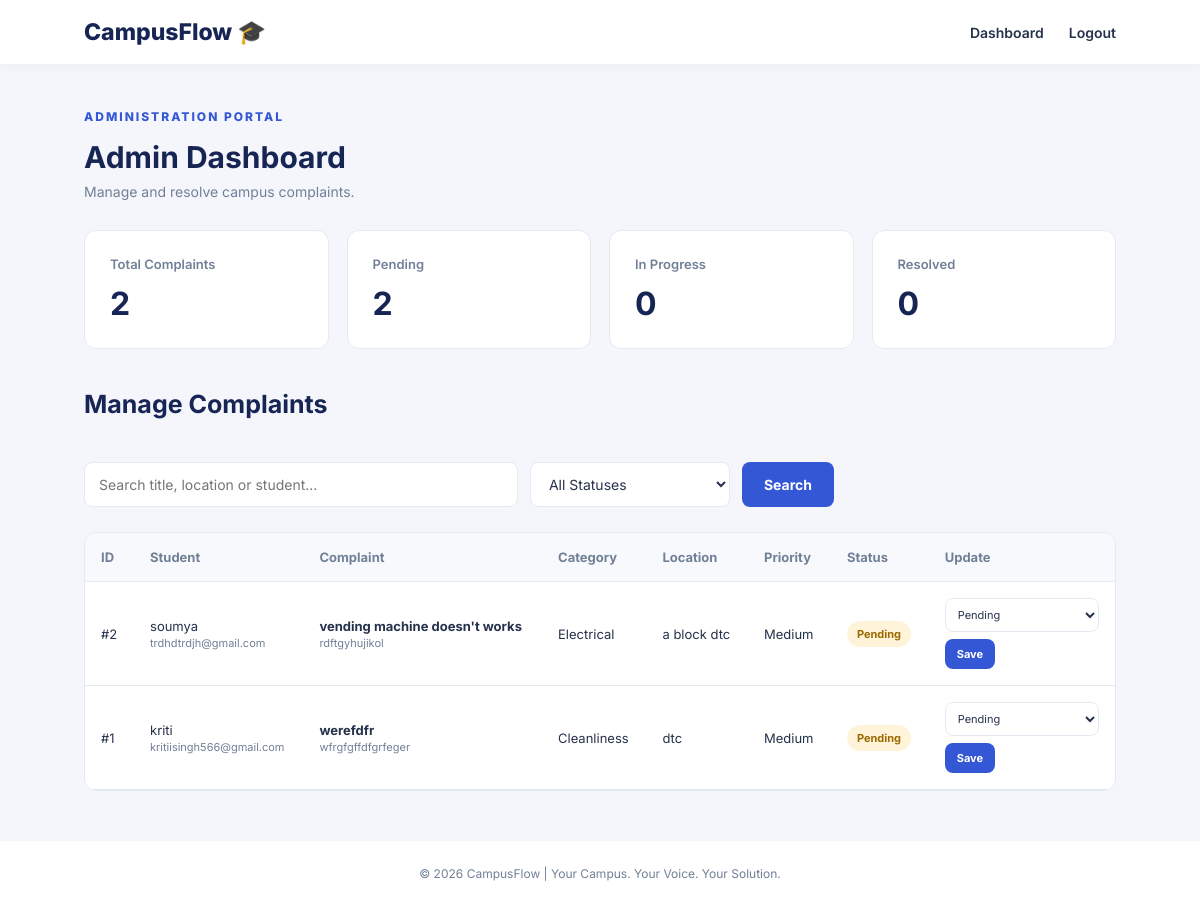
The page /admin (signed in) on the database its author committed.
### tables this page shows
CREATE TABLE complaints (
            id INTEGER PRIMARY KEY AUTOINCREMENT,
            user_id INTEGER NOT NULL,
            title TEXT NOT NULL,
            description TEXT NOT NULL,
            category TEXT NOT NULL,
            location TEXT NOT NULL,
            priority TEXT NOT NULL,
            status TEXT DEFAULT 'Pending',
            created_at TIMESTAMP DEFAULT CURRENT_TIMESTAMP,
            FOREIGN KEY(user_id) REFERENCES users(id)
        );

CREATE TABLE users (
            id INTEGER PRIMARY KEY AUTOINCREMENT,
            name TEXT NOT NULL,
            email TEXT UNIQUE NOT NULL,
            password TEXT NOT NULL,
            role TEXT NOT NULL DEFAULT 'student'
        );

### app.py (the view, shortened to what this page needs)
@app.route("/admin")
@admin_required
def admin_dashboard():
    conn = get_db()
    stats = {
        "total": conn.execute(
            "SELECT COUNT(*) FROM complaints"
        ).fetchone()[0],
        "pending": conn.execute(
            "SELECT COUNT(*) FROM complaints WHERE status='Pending'"
        ).fetchone()[0],
        "progress": conn.execute(
            "SELECT COUNT(*) FROM complaints WHERE status='In Progress'"
        ).fetchone()[0],
        "resolved": conn.execute(
            "SELECT COUNT(*) FROM complaints WHERE status='Resolved'"
        ).fetchone()[0]
    }
    status = request.args.get("status", "")
    search = request.args.get("search", "").strip()
    query = """
        SELECT complaints.*, users.name AS student_name,
        users.email AS student_email
        FROM complaints
        JOIN users ON complaints.user_id = users.id
        WHERE 1=1
    """
    params = []
    if status in ["Pending", "In Progress", "Resolved"]:
        query += " AND complaints.status=?"
        params.append(status)
    query += " ORDER BY complaints.id DESC"
    complaints = conn.execute(query, params).fetchall()
    conn.close()
    return render_template(
        "admin_dashboard.html",
        stats=stats,
        complaints=complaints
    )

### app.py (called while the page is built)
def get_db():
    conn = sqlite3.connect(DB_NAME)
    conn.row_factory = sqlite3.Row
    return conn

def login_required(func):
    @wraps(func)
    def wrapper(*args, **kwargs):
        if "user_id" not in session:
            flash("Please login first.", "error")
            return redirect(url_for("login"))
        return func(*args, **kwargs)
    return wrapper

def admin_required(func):
    @wraps(func)
    @login_required
    def wrapper(*args, **kwargs):
        if session.get("role") != "admin":
            flash("Admin access required.", "error")
            return redirect(url_for("student_dashboard"))
        return func(*args, **kwargs)
    return wrapper

### templates/admin_dashboard.html (shortened to what this page needs)
{% extends "base.html" %}
{% block content %}
<div class="page-heading">
    <div>
        <p class="eyebrow">ADMINISTRATION PORTAL</p>
        <h1>Admin Dashboard</h1>
        <p>Manage and resolve campus complaints.</p>
    </div>
</div>
<div class="stats-grid">
    <div class="stat-card">
        <p>Total Complaints</p>
        <h2>{{ stats.total }}</h2>
    </div>
    <div class="stat-card">
        <p>Pending</p>
        <h2>{{ stats.pending }}</h2>
    </div>
    <div class="stat-card">
        <p>In Progress</p>
        <h2>{{ stats.progress }}</h2>
    </div>
    <div class="stat-card">
        <p>Resolved</p>
        <h2>{{ stats.resolved }}</h2>
    </div>
</div>
<div class="section-heading">
    <h2>Manage Complaints</h2>
</div>
<form method="GET" class="filter-form">
    <input type="text" name="search" placeholder="Search title, location or student..."
           value="{{ request.args.get('search', '') }}">
    <select name="status">
        <option value="">All Statuses</option>
    </select>
    <button type="submit" class="btn">Search</button>
</form>
<div class="table-wrapper">
<table>
    <thead>
        <tr>
            <th>ID</th>
            <th>Student</th>
            <th>Complaint</th>
            <th>Category</th>
            <th>Location</th>
            <th>Priority</th>
            <th>Status</th>
            <th>Update</th>
        </tr>
    </thead>
    <tbody>
        {% for c in complaints %}
        <tr>
            <td>#{{ c.id }}</td>
            <td>
                {{ c.student_name }}<br>
                <small>{{ c.student_email }}</small>
            </td>
            <td>
                <strong>{{ c.title }}</strong><br>
                <small>{{ c.description }}</small>
            </td>
            <td>{{ c.category }}</td>
            <td>{{ c.location }}</td>
            <td>{{ c.priority }}</td>
            <td>
                <span class="status {{ c.status|lower|replace(' ', '-') }}">
                    {{ c.status }}
                </span>
            </td>
            <td>
                <form method="POST"
                      action="{{ url_for('update_status', complaint_id=c.id) }}"
                      class="update-form">
                    <select name="status">
                        <option value="Pending" {% if c.status == 'Pending' %}selected{% endif %}>Pending</option>
                    </select>
                    <button class="btn small-btn" type="submit">Save</button>
                </form>
            </td>
        </tr>
        {% else %}
        <tr>
            <td colspan="8" class="empty">No complaints found.</td>
        </tr>
        {% endfor %}
    </tbody>
</table>
</div>
{% endblock %}

### templates/base.html (shortened to what this page needs)
<!DOCTYPE html>
<html lang="en">
<head>
    <link rel="stylesheet" href="{{ url_for('static', filename='style.css') }}">
</head>
<body>
<nav class="navbar">
    <a href="/" class="brand">CampusFlow 🎓</a>
    <div class="nav-links">
        {% if session.get('user_id') %}
            {% if session.get('role') == 'admin' %}
                <a href="{{ url_for('admin_dashboard') }}">Dashboard</a>
            {% else %}
                <a href="{{ url_for('student_dashboard') }}">Dashboard</a>
                <a href="{{ url_for('submit_complaint') }}">Submit Complaint</a>
                <a href="{{ url_for('my_complaints') }}">My Complaints</a>
            {% endif %}
            <a href="{{ url_for('logout') }}">Logout</a>
        {% else %}
            <a href="{{ url_for('login') }}">Login</a>
            <a href="{{ url_for('register') }}">Register</a>
        {% endif %}
    </div>
</nav>
<main class="container">
    {% block content %}{% endblock %}
</main>
<footer>
    <p>© 2026 CampusFlow | Your Campus. Your Voice. Your Solution.</p>
</footer>
</body>
</html>

### static/style.css (style rules this page uses)
:root { --primary: #3457d5; --dark: #172554; --background: #f4f6fb; --white: #ffffff; --text: #26324b; --muted: #718096; --border: #e5e9f2; }
* { margin: 0; padding: 0; box-sizing: border-box; }
body { font-family: 'Inter', sans-serif; background: var(--background); color: var(--text); min-height: 100vh; }
a { text-decoration: none; color: var(--primary); }
.navbar { background: var(--white); padding: 18px 7%; display: flex; justify-content: space-between; align-items: center; box-shadow: 0 2px 12px rgba(0,0,0,0.04); }
.brand { font-size: 23px; font-weight: 800; color: var(--dark); }
.nav-links { display: flex; gap: 25px; align-items: center; }
.nav-links a { color: var(--text); font-size: 14px; font-weight: 600; }
.container { width: 86%; max-width: 1250px; margin: 45px auto; min-height: 70vh; }
.eyebrow { color: var(--primary); font-size: 12px; font-weight: 800; letter-spacing: 2px; margin-bottom: 15px; }
.btn { background: var(--primary); color: white; border: none; padding: 13px 22px; border-radius: 8px; display: inline-block; cursor: pointer; font-size: 14px; font-weight: 700; font-family: inherit; transition: 0.2s; }
.features h2, .section-heading h2 { color: var(--dark); font-size: 25px; margin-bottom: 25px; }
input, textarea, select { width: 100%; padding: 12px 14px; border: 1px solid var(--border); border-radius: 8px; font-family: inherit; font-size: 14px; background: white; color: var(--text); outline: none; }
.page-heading { display: flex; justify-content: space-between; align-items: center; gap: 20px; margin-bottom: 30px; }
.page-heading h1 { color: var(--dark); font-size: 30px; margin-bottom: 8px; }
.page-heading p:not(.eyebrow) { color: var(--muted); font-size: 14px; }
.stats-grid { display: grid; grid-template-columns: repeat(4, 1fr); gap: 18px; margin-bottom: 40px; }
.stat-card { background: white; padding: 25px; border-radius: 12px; border: 1px solid var(--border); }
.stat-card p { color: var(--muted); font-size: 13px; font-weight: 600; }
.stat-card h2 { color: var(--dark); font-size: 32px; margin-top: 12px; }
.section-heading { display: flex; justify-content: space-between; align-items: center; margin-bottom: 18px; }
.table-wrapper { background: white; border-radius: 12px; overflow-x: auto; border: 1px solid var(--border); margin-bottom: 35px; }
table { width: 100%; border-collapse: collapse; min-width: 650px; text-align: left; }
th, td { padding: 16px; border-bottom: 1px solid var(--border); font-size: 13px; vertical-align: middle; }
th { background: #f8f9fd; color: var(--muted); font-weight: 700; }
td small { color: var(--muted); font-size: 11px; }
.status { display: inline-block; padding: 6px 10px; border-radius: 20px; font-size: 11px; font-weight: 700; white-space: nowrap; }
.pending { background: #fff4d9; color: #9b6900; }
.filter-form { display: flex; gap: 12px; margin-bottom: 25px; max-width: 750px; }
.filter-form input { flex: 1; }
.filter-form select { max-width: 200px; }
.update-form { min-width: 135px; }
.update-form select { padding: 8px; margin-bottom: 7px; font-size: 11px; }
.small-btn { padding: 8px 12px; font-size: 11px; }
footer { text-align: center; padding: 25px; background: white; color: var(--muted); font-size: 12px; margin-top: 50px; }

### rows shown on the page
complaints: id "2", student_name "soumya", student_email "trdhdtrdjh@gmail.com", title "vending machine doesn't works", description "rdftgyhujikol", category "Electrical", location "a block dtc", priority "Medium", status "Pending"
complaints: id "1", student_name "kriti", student_email "kritiisingh566@gmail.com", title "werefdfr", description "wfrgfgffdfgrfeger", category "Cleanliness", location "dtc", priority "Medium", status "Pending"

### other values the page prints
{{ stats.total }} "2"
{{ stats.pending }} "2"
{{ stats.progress }} "0"
{{ stats.resolved }} "0"
